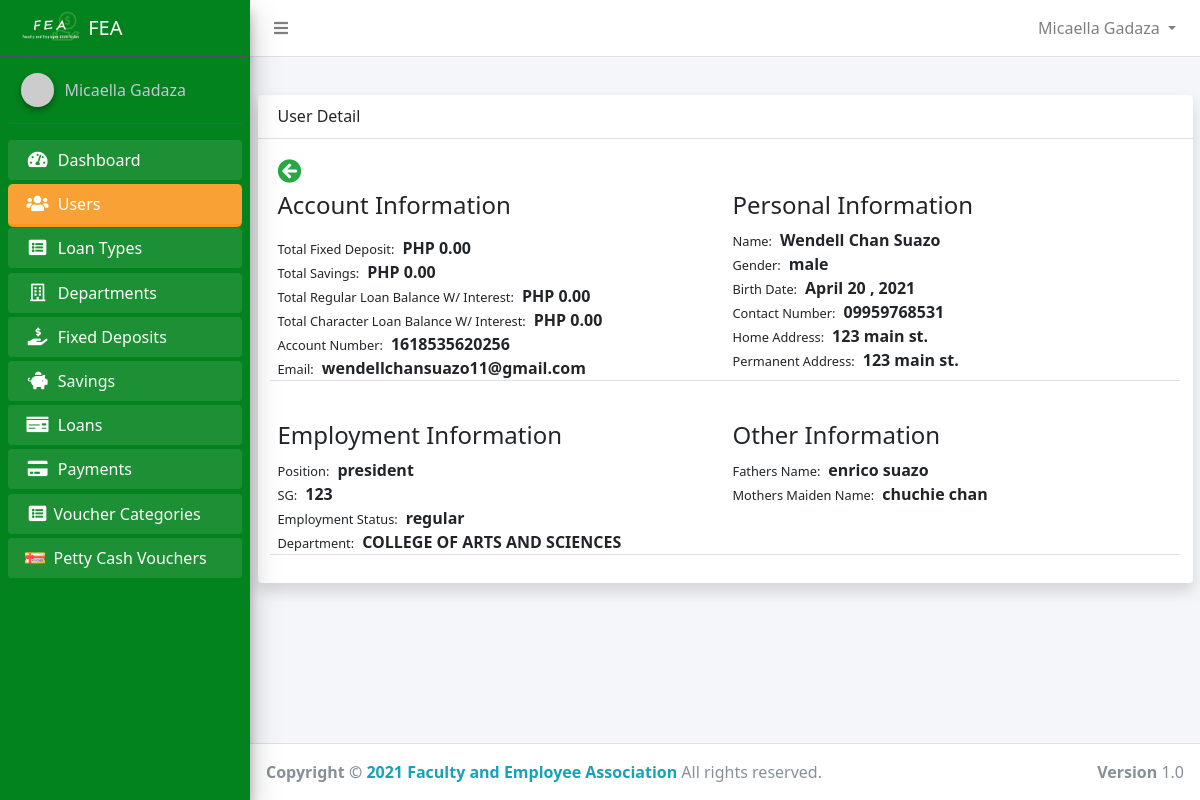
Page /admin/admin_user_detail.php?id=63 (signed in) on the earlier database version.
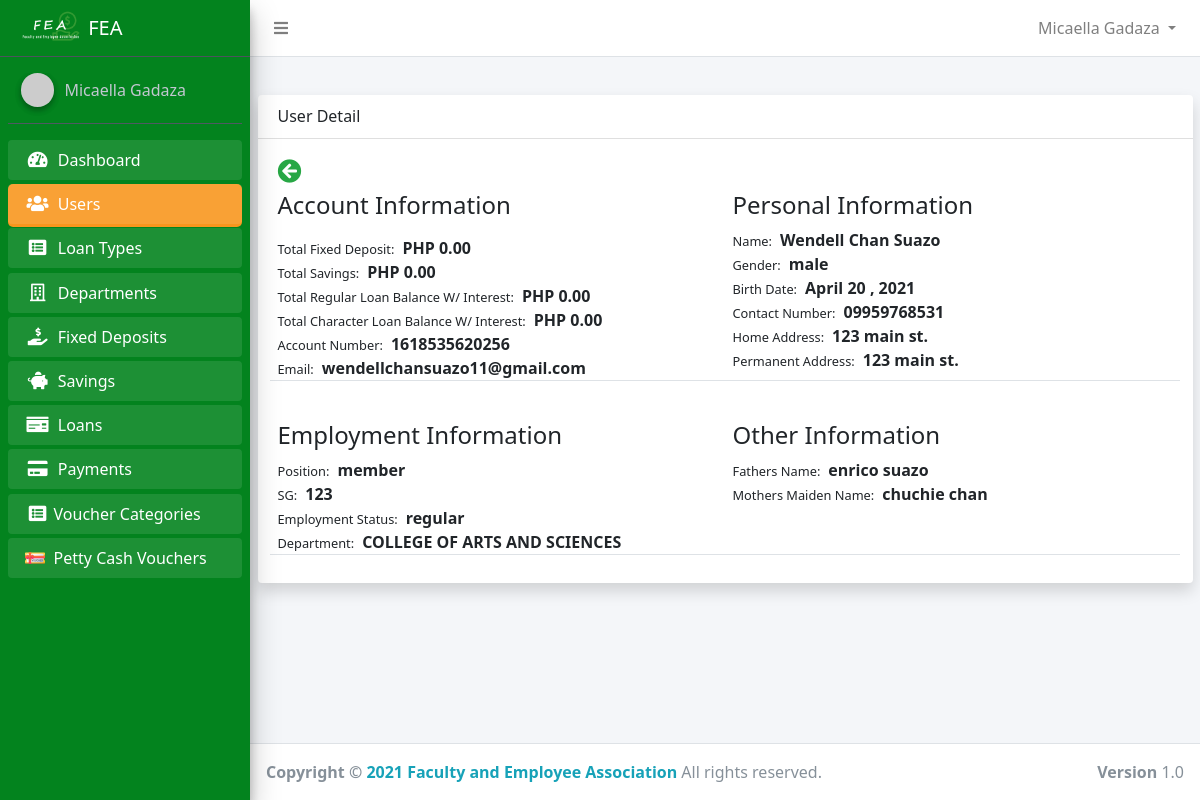
Same page on the later database version.
### tables this page shows
CREATE TABLE `users` (
  `id` int(11) NOT NULL,
  `account_number` varchar(50) NOT NULL,
  `firstname` varchar(50) NOT NULL,
  `middlename` varchar(50) NOT NULL,
  `lastname` varchar(50) NOT NULL,
  `home_address` varchar(255) NOT NULL,
  `permanent_address` varchar(255) NOT NULL,
  `gender` varchar(50) NOT NULL,
  `birth_date` varchar(255) DEFAULT NULL,
  `contact_number` varchar(50) NOT NULL,
  `email` varchar(50) NOT NULL,
  `password` varchar(50) NOT NULL,
  `position_id` int(11) DEFAULT NULL,
  `sg` int(11) NOT NULL,
  `employment_status` varchar(50) NOT NULL,
  `department_id` int(11) NOT NULL,
  `name_of_spouse` varchar(100) NOT NULL,
  `fathers_name` varchar(100) NOT NULL,
  `mothers_maiden_name` varchar(50) NOT NULL,
  `beneficiary` varchar(255) NOT NULL,
  `paid_membership` tinyint(1) NOT NULL DEFAULT 0,
  `active` tinyint(1) NOT NULL DEFAULT 0,
  `reason1` text DEFAULT NULL,
  `reason2` text DEFAULT NULL,
  `reason3` text DEFAULT NULL,
  `created_at` timestamp NOT NULL DEFAULT current_timestamp()
);

CREATE TABLE `positions` (
  `id` int(11) NOT NULL,
  `name` varchar(50) NOT NULL
);

CREATE TABLE `departments` (
  `id` int(11) NOT NULL,
  `name` varchar(50) NOT NULL
);

### app/config/config.php (called while the page is built, shortened)
<?php
class Connection
{
    public $conn;
    public function __construct()
    {
        try {
            $dsn = 'mysql:host=' . HOST . ';dbname=' . DB_NAME;
            $this->conn = new PDO($dsn, USERNAME, PASSWORD);
            $this->conn->setAttribute(PDO::ATTR_DEFAULT_FETCH_MODE, PDO::FETCH_OBJ);
            $this->conn->setAttribute(PDO::ATTR_EMULATE_PREPARES, false);
        } catch (PDOException $e) {
            echo "Error!: " . $e->getMessage() . "<br/>";
            die();
        }
        return $this->conn;
    }
}

### app/controllers/admin/UserController.php (called while the page is built, shortened)
<?php
class AdminUser extends Connection
{
    public function getPosition($id)
    {
        $sql = "SELECT * FROM positions WHERE id=:id";
        $stmt = $this->conn->prepare($sql);
        $stmt->execute(['id' => $id]);
        $position = $stmt->fetch();
        if ($position->name) {
            return $position->name;
        }
    }
    public function getUser($id)
    {
        $sql = "SELECT * FROM users WHERE id=:id";
        $stmt = $this->conn->prepare($sql);
        $stmt->execute(['id' => $id]);
        $user = $stmt->fetch();
        return $user;
    }
    public function getDepartment($id)
    {
        $sql = "SELECT * FROM departments WHERE id=:id";
        $stmt = $this->conn->prepare($sql);
        $stmt->execute(['id' => $id]);
        $department = $stmt->fetch();
        return $department;
    }
}

### app/helpers/formatDate.php (called while the page is built, shortened)
<?php
function shortDate($date)
{
    $d = new DateTime($date);
    return $d->format("F j \, Y ");
}

### admin/admin_user_detail.php (the view, shortened to what the changed rows need)
<?php
require_once  '../app/includes/admin/header.php';
$adminUser = new AdminUser();
if (isset($_GET['id'])) {
    $user = $adminUser->getUser($_GET['id']);
} else {
    redirect('admin_users.php');
}
?>
<div class="container">
    <div class="card shadow">
        <div class="card-body">
            <div class="row">
                <div class="col-md-6 border-bottom mb-2">
                    <h2 class="font-weight-normal mb-2 mb-3">Account Information</h2>
                    <p><small class="mr-2">Account Number:</small><b><?php echo $user->account_number ?></b></p>
                    <p><small class="mr-2">Email:</small><b><?php echo $user->email ?></b></p>
                </div>
                <div class="col-md-6 border-bottom mb-2">
                    <h2 class="font-weight-normal mb-2">Personal Information</h2>
                    <p><small class="mr-2">Name:</small><b><?php echo ucfirst($user->firstname) . ' ' . ucfirst($user->middlename) . ' ' . ucfirst($user->lastname) ?></b></p>
                    <p><small class="mr-2">Gender:</small><b><?php echo $user->gender ?></b></p>
                    <p><small class="mr-2">Birth Date:</small><b><?php echo shortDate($user->birth_date) ?></b></p>
                    <p><small class="mr-2">Contact Number:</small><b><?php echo $user->contact_number ?></b></p>
                    <p><small class="mr-2">Home Address:</small><b><?php echo $user->home_address ?></b></p>
                    <p><small class="mr-2">Permanent Address:</small><b><?php echo $user->permanent_address ?></b></p>
                </div>
            </div>
            <div class="row mt-4">
                <div class="col-md-6 border-bottom mb-2">
                    <h2 class="font-weight-normal mb-2">Employment Information</h2>
                    <p><small class="mr-2">Position:</small><b><?php echo $adminUser->getPosition($user->position_id) ?></b></p>
                    <p><small class="mr-2">SG:</small><b><?php echo $user->sg ?></b></p>
                    <p><small class="mr-2">Employment Status:</small><b><?php echo $user->employment_status ?></b></p>
                    <p><small class="mr-2">Department:</small><b><?php echo $adminUser->getDepartment($user->department_id)->name ?></b></p>
                </div>
                <div class="col-md-6 border-bottom mb-2">
                    <h2 class="font-weight-normal mb-2">Other Information</h2>
                    <p><small class="mr-2">Fathers Name:</small><b><?php echo $user->fathers_name ?></b></p>
                    <p><small class="mr-2">Mothers Maiden Name:</small><b><?php echo $user->mothers_maiden_name ?></b></p>
                </div>
            </div>
        </div>
    </div>
</div>
</div>
<?php require_once BASE . '/app/includes/admin/footer.php' ?>

### app/includes/admin/header.php (shortened to what the changed rows need)
<!DOCTYPE html>
<html lang="en">
<head>
    <link rel="stylesheet" href="https://cdnjs.cloudflare.com/ajax/libs/font-awesome/5.15.2/css/all.min.css">
    <link rel="stylesheet" href="../assets/admin/css/adminlte.min.css">
    <link rel="stylesheet" href="../assets/admin/css/OverlayScrollbars.min.css">
    <link rel="stylesheet" href="https://cdn.jsdelivr.net/npm/bootstrap-select@1.13.14/dist/css/bootstrap-select.min.css">
    <link rel="stylesheet" href="../assets/css/bootstrap-select.min.css">
    <link rel="stylesheet" href="../assets/admin/css/admin.css?id=<?php time(); ?>">
    <link href="https://unpkg.com/tailwindcss@^2/dist/tailwind.min.css" rel="stylesheet">
    <link rel="stylesheet" href="//cdn.datatables.net/1.10.24/css/jquery.dataTables.min.css">
    <link rel="stylesheet" href="https://cdn.datatables.net/buttons/1.7.0/css/buttons.dataTables.min.css" </head>
<body class="hold-transition sidebar-mini layout-fixed">
    <div class="wrapper">
        <aside class="main-sidebar sidebar-dark-primary elevation-4">
            <a href="../index.php" class="brand-link d-flex align-items-center">
                <img src="../assets/img/logo_light.png" alt="FEA" class="brand-image">
                <span class="brand-text">FEA</span>
            </a>
        </aside>
        <div class="content-wrapper">

Differences in the rows shown:
changed users "wendellchansuazo11@gmail.com": position.name "president" → "member"
